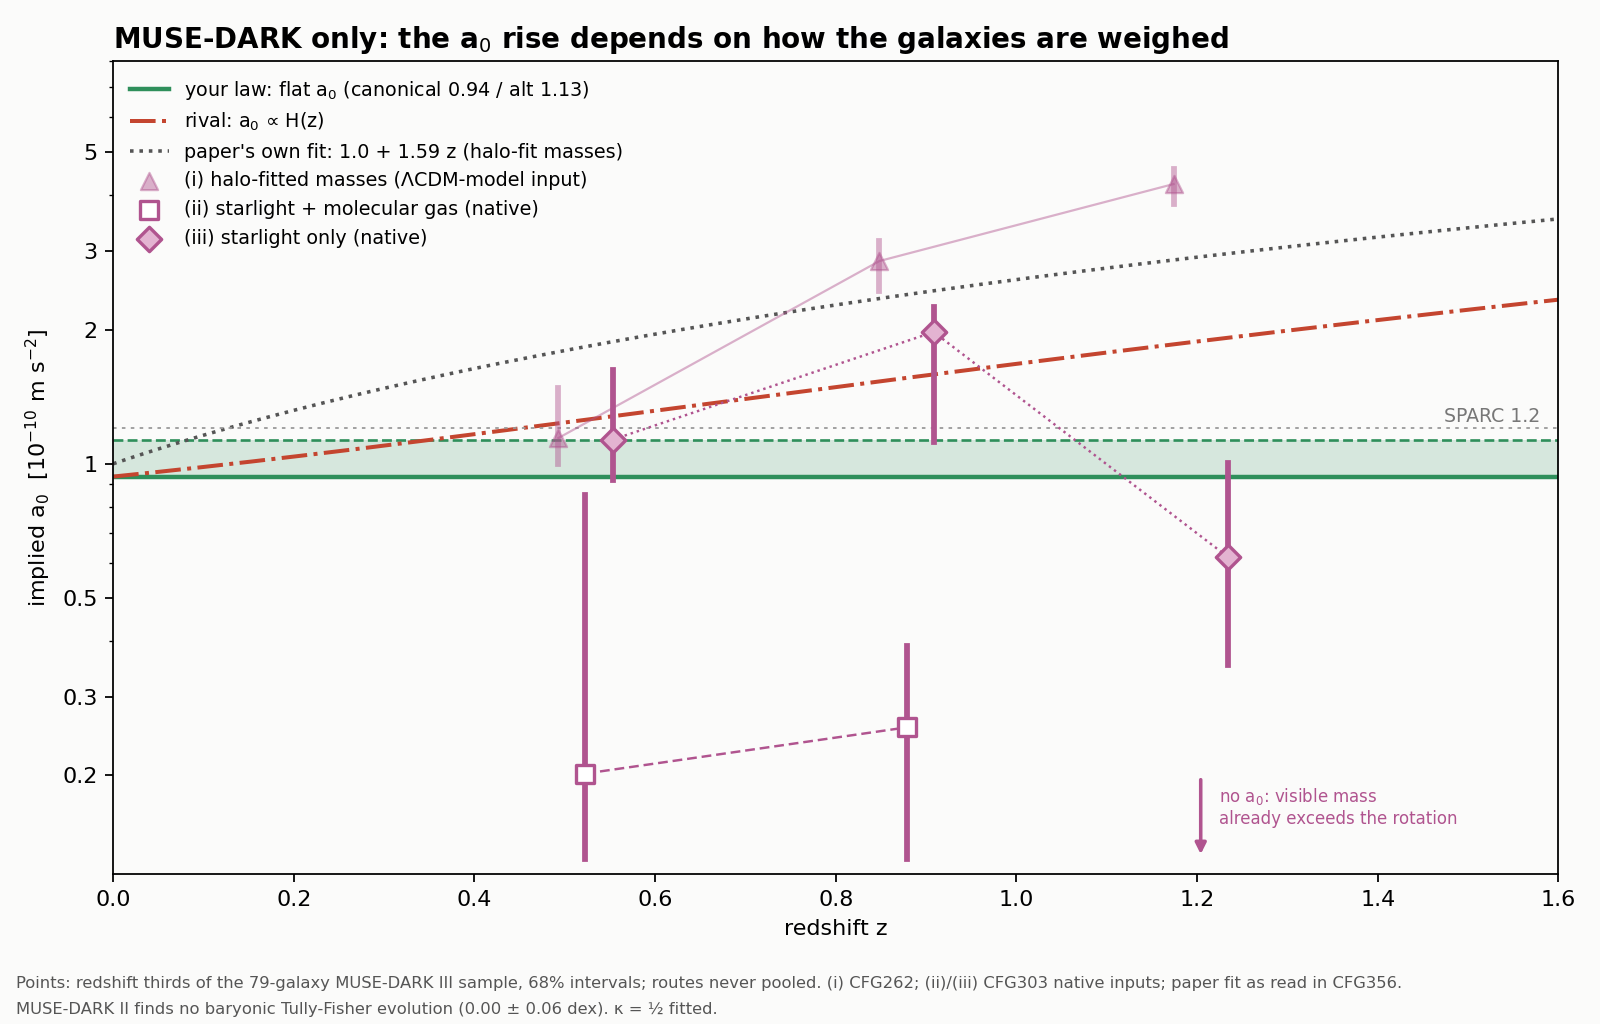

Here is the Python script that generated this plot:
#!/usr/bin/env python3
"""MUSE-DARK-only a0(z) chart (plot only; every point restates a committed lane).
  route (i)  halo-fitted DC14 masses (a LCDM-model input): CFG262 reading bD (fb24a5922)
  route (ii) SED stars + H2, native; route (iii) SED stars, native: CFG303 noHI primary, reading bD (2d9bdc1b9)
  paper's own fit (MUSE-DARK III, A&A 709 L16): a0(z) = a0(0) + a1 z with a0(0) = 1.0, a1 = 1.59 (1e-10 m s^-2), as read in CFG356
  lines: flat a0 at both footings; the rival a0 proportional to H(z) (Omega_m = 0.315); SPARC 1.2.
kappa = 1/2 fitted.  Routes are never pooled."""
import os, csv, json, math
import numpy as np
import matplotlib
matplotlib.use("Agg")
import matplotlib.pyplot as plt

HERE = os.path.dirname(os.path.abspath(__file__)); CFG = os.path.dirname(HERE)
A0, ALT = 9.3603e-11, 1.1312e-10
U = A0 / 1e-10
M262 = [r for r in csv.DictReader(open(os.path.join(CFG, "CFG262_musedark_zthirds_by_route", "cfg262_points_stageB.csv"))) if r["reading"] == "bD"]
M303 = json.load(open(os.path.join(CFG, "CFG303_lcdm_free_inputs", "cfg303_musedark_LCDMFREE_results.json")))
M303 = M303.get("numbers", M303)["rows"]
assert sorted(round(float(r["s_star"]), 2) for r in M262 if r["route"] == "i") == [1.22, 3.05, 4.53]
assert [round(M303[f"noHI (primary)|z{i}-routeiii-bD"]["s"], 2) for i in (1, 2, 3)] == [1.21, 2.11, 0.66]

fig, ax = plt.subplots(figsize=(10, 6.4), dpi=160)
fig.patch.set_facecolor("#fbfbfa"); ax.set_facecolor("#fbfbfa")
z = np.linspace(0, 1.6, 200)
E = np.sqrt(0.315 * (1 + z) ** 3 + 0.685)
ax.fill_between(z, A0 / 1e-10, ALT / 1e-10, color="#2f8f5b", alpha=0.18, lw=0)
ax.plot(z, np.full_like(z, A0 / 1e-10), color="#2f8f5b", lw=2, label="your law: flat a$_0$ (canonical 0.94 / alt 1.13)")
ax.plot(z, np.full_like(z, ALT / 1e-10), color="#2f8f5b", lw=1.2, ls="--")
ax.plot(z, A0 / 1e-10 * E, color="#c4452f", lw=1.8, ls="-.", label="rival: a$_0$ ∝ H(z)")
ax.plot(z, 1.0 + 1.59 * z, color="#555", lw=1.6, ls=":", label="paper's own fit: 1.0 + 1.59 z (halo-fit masses)")
ax.axhline(1.2, color="#999", lw=0.8, ls=(0, (2, 3)))
ax.text(1.58, 1.24, "SPARC 1.2", color="#777", fontsize=8.5, ha="right")
C = "#b0548f"
r1 = sorted([r for r in M262 if r["route"] == "i"], key=lambda r: float(r["z"]))
x = [float(r["z"]) - 0.03 for r in r1]; y = [float(r["s_star"]) * U for r in r1]
ax.plot(x, y, color=C, lw=1, alpha=0.45)
for r, xx, yy in zip(r1, x, y):
    ax.plot([xx, xx], [float(r["stat68_lo"]) * U, float(r["stat68_hi"]) * U], color=C, lw=2.6, alpha=0.45)
ax.scatter(x, y, marker="^", s=60, color=C, alpha=0.45, label="(i) halo-fitted masses (ΛCDM-model input)", zorder=5)
for rt, mk, fc, dx, lab in (("ii", "s", "white", 0.0, "(ii) starlight + molecular gas (native)"),
                            ("iii", "D", "#e3b3d1", 0.03, "(iii) starlight only (native)")):
    rows = [M303[f"noHI (primary)|z{i}-route{rt}-bD"] for i in (1, 2, 3)]
    ok = [r for r in rows if not r["no_root"]]; nr = [r for r in rows if r["no_root"]]
    xs = [r["z"] + dx for r in ok]; ys = [r["s"] * U for r in ok]
    ax.plot(xs, ys, color=C, lw=1.1, ls=(0, (4, 2)) if rt == "ii" else (0, (1, 1.6)))
    for r, xx in zip(ok, xs):
        ax.plot([xx, xx], [max(10 ** r["itv"]["lo68"] * U, 0.13), 10 ** r["itv"]["hi68"] * U], color=C, lw=2.6)
    ax.scatter(xs, ys, marker=mk, s=60, facecolor=fc, edgecolor=C, linewidth=1.5, label=lab, zorder=6)
    for r in nr:
        ax.annotate("", xy=(r["z"] + dx, 0.13), xytext=(r["z"] + dx, 0.2), arrowprops=dict(arrowstyle="-|>", color=C, lw=1.6))
        ax.text(r["z"] + dx + 0.02, 0.17, "no a$_0$: visible mass\nalready exceeds the rotation", fontsize=7.5, color=C, va="center")
ax.set_yscale("log"); ax.set_ylim(0.12, 8); ax.set_xlim(0, 1.6)
ax.set_yticks([0.2, 0.3, 0.5, 1, 2, 3, 5]); ax.set_yticklabels(["0.2", "0.3", "0.5", "1", "2", "3", "5"])
ax.set_xlabel("redshift z"); ax.set_ylabel("implied a$_0$  [10$^{-10}$ m s$^{-2}$]")
ax.set_title("MUSE-DARK only: the a$_0$ rise depends on how the galaxies are weighed", fontsize=12.5, fontweight="bold", loc="left")
ax.legend(fontsize=8.6, loc="upper left", frameon=False)
fig.text(0.01, 0.035, "Points: redshift thirds of the 79-galaxy MUSE-DARK III sample, 68% intervals; routes never pooled. (i) CFG262; (ii)/(iii) CFG303 native inputs; paper fit as read in CFG356.", fontsize=7.4, color="#555")
fig.text(0.01, 0.01, "MUSE-DARK II finds no baryonic Tully-Fisher evolution (0.00 ± 0.06 dex). κ = ½ fitted.", fontsize=7.4, color="#555")
fig.tight_layout(rect=(0, 0.06, 1, 1))
out = os.path.join(HERE, "chart_musedark_only.png"); fig.savefig(out, facecolor=fig.get_facecolor())
print("wrote", os.path.basename(out))
